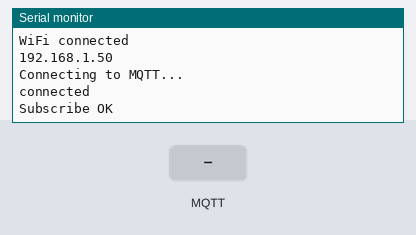
Simulated run of this sketch. Board: ESP8266 (NodeMCU). On the bench: the last lines printed to the serial monitor. The inputs (shaded band) are chosen by the test bench. WiFi joins after 1.5 s; servers stay silent unless stated; no MQTT or app messages arrive unless stated.

Above: at 2.7 s.
2.8 s: MQTT message "isis2503" arrives on the first subscribed topic
At 3.4 s:
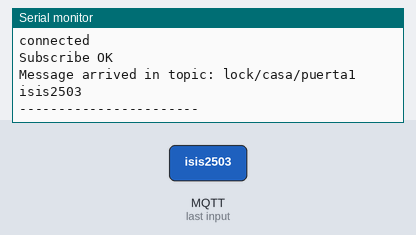
4.3 s: MQTT message "Yale2018." arrives on the first subscribed topic
At 5.5 s:
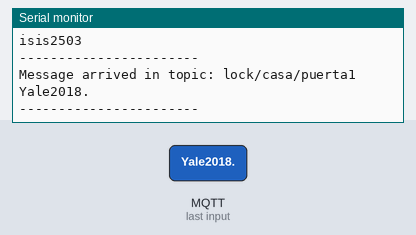
5.8 s: MQTT message "<3" arrives on the first subscribed topic
At 6.9 s:
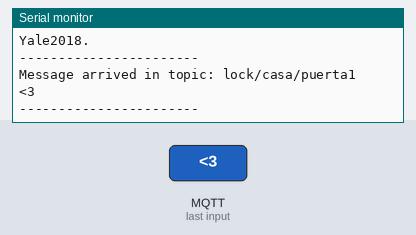
7.3 s: MQTT message "on" arrives on the first subscribed topic
At 8.0 s:
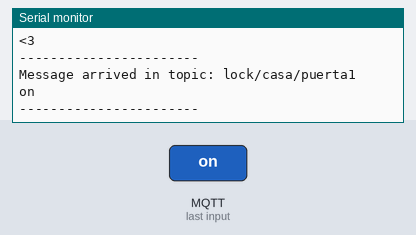
8.8 s: MQTT message "off" arrives on the first subscribed topic
At 9.2 s:
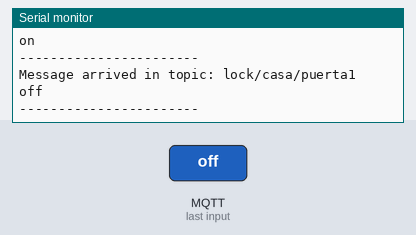

The sketch:

ESP866-Lock.ino
```cpp
#include <PubSubClient.h>
#include <ESP8266WiFi.h>

//DEFINES
#define TOPIC_SUBSCRIBE        "lock/casa/puerta1"
#define  TOPIC_PUBLISH          "lock/casa/puerta2"
#define  TOPIC_HEARTBEAT          "casa/lock/heartbeat"
#define SIZE_BUFFER_DATA       150

//VARIABLES
const char* idDevice = "ISIS2503";
boolean     stringComplete = false;
boolean     heartBeat =false;
boolean     init_flag = false;
String      inputString = "";
char        bufferData [SIZE_BUFFER_DATA];

// CLIENTE WIFI & MQTT
WiFiClient    clientWIFI;
PubSubClient  clientMQTT(clientWIFI);

// CONFIG WIFI
//const char* ssid = "isis2503";
//const char* password = "Yale2018.";
const char* ssid = "FAMILIAZALAZAR";
const char* password = "79276289";

// CONFIG MQTT
//casa 192,168,0,16
//172.24.42.97 MV
IPAddress serverMQTT (192,168,0,16);
//default 1883
// MV 8083
const uint16_t portMQTT = 1883;
// const char* usernameMQTT = "lock";
// const char* passwordMQTT = "yale";

void connectWIFI() {
  // Conectar a la red WiFi
  Serial.println();
  Serial.print("Connecting to ");
  Serial.println(ssid);


  WiFi.mode(WIFI_STA);
  WiFi.begin(ssid, password);

while (WiFi.status() != WL_CONNECTED) {
    delay(500);
    Serial.println("Connecting to WiFi..");
  }

  Serial.println("");
  Serial.println("WiFi connected");
  Serial.println(WiFi.localIP());
}


void callback(char* topic, byte* payload, unsigned int length) {


  Serial.print("Message arrived in topic: ");
  Serial.println(topic);
  Serial.println();
  Serial.write(payload, length);
  Serial.println();
  Serial.println("-----------------------");
}

void setup() {
  Serial.begin(9600);
  inputString.reserve(100);


  connectWIFI();
  clientMQTT.setServer(serverMQTT, portMQTT);
  clientMQTT.setCallback(callback);

  connectMQTT();
}

void reconnectWIFI() {
  // Conectar a la red WiFi
  if(WiFi.status() != WL_CONNECTED) {
    WiFi.begin(ssid, password);
  }

  while (WiFi.status() != WL_CONNECTED) {
    delay(500);
  }
}

void connectMQTT(){

  if(WiFi.status() == WL_CONNECTED){
  while (!clientMQTT.connected()){
    Serial.println("Connecting to MQTT...");

    if (clientMQTT.connect("ISIS2503")) {

      Serial.println("connected");

    } else {

      Serial.print("failed with state ");
      Serial.print(clientMQTT.state());
      delay(2000);

     }
    }
    clientMQTT.subscribe(TOPIC_SUBSCRIBE);
    Serial.println("Subscribe OK");
  }
  }
void processData() {
if(heartBeat && clientMQTT.connected()){
  if(clientMQTT.publish(TOPIC_HEARTBEAT, bufferData)){
    inputString = "";
    heartBeat=false;
  }
   init_flag = false;
}
    if (stringComplete && clientMQTT.connected()) {

      if(clientMQTT.publish(TOPIC_PUBLISH, bufferData)) {
        inputString = "";
        stringComplete = false;
      }
      init_flag = false;
    }

   clientMQTT.loop();
}

void receiveData() {

  while (Serial.available()) {
    // get the new byte:
    char inChar = (char)Serial.read();
    if(inChar=='<'){
      inputString = "<3";
      inputString.toCharArray(bufferData, SIZE_BUFFER_DATA);
      heartBeat =true;

    }
    else if(inChar!='<'&& !inputString.equals("<3")){
    // add it to the inputString:
    inputString += inChar;
    // if the incoming character is a newline, set a flag
    // so the main loop can do something about it:
    if (inChar == '\n') {
      inputString.toCharArray(bufferData, SIZE_BUFFER_DATA);
      stringComplete = true;

    }
  }
}}

void loop() {


  receiveData();
  processData();

}
```

Measured:
- after the input at 2.8 s, the serial monitor: prints a new line at once (image 1)
- after the input at 4.3 s, the serial monitor: prints a new line at once (image 2)
- after the input at 5.8 s, the serial monitor: prints a new line at once (image 3)
- after the input at 7.3 s, the serial monitor: prints a new line at once (image 4)
- after the input at 8.8 s, the serial monitor: prints a new line at once (image 5)
